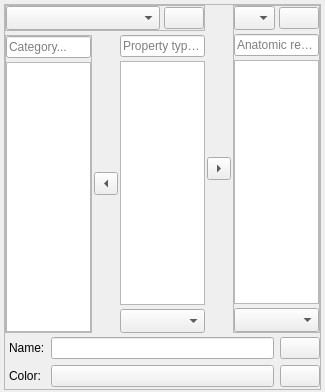
<?xml version="1.0" encoding="UTF-8"?>
<ui version="4.0">
 <class>qCjyxTerminologyNavigatorWidget</class>
 <widget class="qMRMLWidget" name="qCjyxTerminologyNavigatorWidget">
  <property name="geometry">
   <rect>
    <x>0</x>
    <y>0</y>
    <width>325</width>
    <height>392</height>
   </rect>
  </property>
  <property name="windowTitle">
   <string>qCjyxTerminologyNavigatorWidget</string>
  </property>
  <layout class="QGridLayout" name="gridLayout_2">
   <property name="leftMargin">
    <number>4</number>
   </property>
   <property name="topMargin">
    <number>4</number>
   </property>
   <property name="rightMargin">
    <number>4</number>
   </property>
   <property name="bottomMargin">
    <number>2</number>
   </property>
   <property name="spacing">
    <number>4</number>
   </property>
   <item row="3" column="1">
    <widget class="QFrame" name="frame_TerminologyEntry">
     <property name="sizePolicy">
      <sizepolicy hsizetype="Preferred" vsizetype="Expanding">
       <horstretch>0</horstretch>
       <verstretch>0</verstretch>
      </sizepolicy>
     </property>
     <property name="frameShape">
      <enum>QFrame::StyledPanel</enum>
     </property>
     <property name="frameShadow">
      <enum>QFrame::Raised</enum>
     </property>
     <layout class="QGridLayout" name="gridLayout_3">
      <property name="leftMargin">
       <number>0</number>
      </property>
      <property name="topMargin">
       <number>0</number>
      </property>
      <property name="rightMargin">
       <number>0</number>
      </property>
      <property name="bottomMargin">
       <number>2</number>
      </property>
      <property name="horizontalSpacing">
       <number>2</number>
      </property>
      <property name="verticalSpacing">
       <number>4</number>
      </property>
      <item row="1" column="1" rowspan="3">
       <widget class="ctkExpandButton" name="CategoryExpandButton">
        <property name="checked">
         <bool>true</bool>
        </property>
        <property name="arrowType">
         <enum>Qt::LeftArrow</enum>
        </property>
       </widget>
      </item>
      <item row="0" column="3" rowspan="4">
       <widget class="ctkExpandButton" name="AnatomicalRegionExpandButton">
        <property name="checked">
         <bool>true</bool>
        </property>
        <property name="arrowType">
         <enum>Qt::RightArrow</enum>
        </property>
       </widget>
      </item>
      <item row="2" column="2">
       <widget class="QTableWidget" name="tableWidget_Type">
        <property name="editTriggers">
         <set>QAbstractItemView::NoEditTriggers</set>
        </property>
        <property name="tabKeyNavigation">
         <bool>false</bool>
        </property>
        <property name="selectionMode">
         <enum>QAbstractItemView::SingleSelection</enum>
        </property>
        <property name="selectionBehavior">
         <enum>QAbstractItemView::SelectRows</enum>
        </property>
        <property name="columnCount">
         <number>1</number>
        </property>
        <attribute name="horizontalHeaderVisible">
         <bool>false</bool>
        </attribute>
        <attribute name="horizontalHeaderStretchLastSection">
         <bool>true</bool>
        </attribute>
        <attribute name="verticalHeaderVisible">
         <bool>false</bool>
        </attribute>
        <column/>
       </widget>
      </item>
      <item row="1" column="2">
       <widget class="ctkSearchBox" name="SearchBox_Type">
        <property name="placeholderText">
         <string>Property type...</string>
        </property>
        <property name="showSearchIcon">
         <bool>true</bool>
        </property>
       </widget>
      </item>
      <item row="3" column="2">
       <widget class="ctkComboBox" name="ComboBox_TypeModifier">
        <property name="sizeAdjustPolicy">
         <enum>QComboBox::AdjustToMinimumContentsLengthWithIcon</enum>
        </property>
        <property name="defaultText">
         <string>Select type modifier...</string>
        </property>
       </widget>
      </item>
      <item row="0" column="4" rowspan="4">
       <widget class="QFrame" name="frame_AnatomicRegion">
        <property name="frameShape">
         <enum>QFrame::StyledPanel</enum>
        </property>
        <property name="frameShadow">
         <enum>QFrame::Raised</enum>
        </property>
        <layout class="QVBoxLayout" name="verticalLayout">
         <property name="spacing">
          <number>4</number>
         </property>
         <property name="leftMargin">
          <number>0</number>
         </property>
         <property name="topMargin">
          <number>0</number>
         </property>
         <property name="rightMargin">
          <number>0</number>
         </property>
         <property name="bottomMargin">
          <number>0</number>
         </property>
         <item>
          <layout class="QHBoxLayout" name="horizontalLayout_2">
           <property name="spacing">
            <number>4</number>
           </property>
           <item>
            <widget class="ctkComboBox" name="ComboBox_AnatomicContext">
             <property name="sizeAdjustPolicy">
              <enum>QComboBox::AdjustToMinimumContentsLengthWithIcon</enum>
             </property>
             <property name="defaultText">
              <string>Select anatomic region context...</string>
             </property>
            </widget>
           </item>
           <item>
            <widget class="QPushButton" name="pushButton_LoadAnatomicContext">
             <property name="sizePolicy">
              <sizepolicy hsizetype="Fixed" vsizetype="Fixed">
               <horstretch>0</horstretch>
               <verstretch>0</verstretch>
              </sizepolicy>
             </property>
             <property name="text">
              <string/>
             </property>
             <property name="icon">
              <iconset resource="../../../../../../Base/QTGUI/Resources/qCjyxBaseQTGUI.qrc">
               <normaloff>:/Icons/Small/CjyxAddData.png</normaloff>:/Icons/Small/CjyxAddData.png</iconset>
             </property>
             <property name="iconSize">
              <size>
               <width>21</width>
               <height>21</height>
              </size>
             </property>
            </widget>
           </item>
          </layout>
         </item>
         <item>
          <widget class="ctkSearchBox" name="SearchBox_AnatomicRegion">
           <property name="placeholderText">
            <string>Anatomic region...</string>
           </property>
           <property name="showSearchIcon">
            <bool>true</bool>
           </property>
          </widget>
         </item>
         <item>
          <widget class="QTableWidget" name="tableWidget_AnatomicRegion">
           <property name="editTriggers">
            <set>QAbstractItemView::NoEditTriggers</set>
           </property>
           <property name="tabKeyNavigation">
            <bool>false</bool>
           </property>
           <property name="selectionMode">
            <enum>QAbstractItemView::SingleSelection</enum>
           </property>
           <property name="selectionBehavior">
            <enum>QAbstractItemView::SelectRows</enum>
           </property>
           <property name="columnCount">
            <number>1</number>
           </property>
           <attribute name="horizontalHeaderVisible">
            <bool>false</bool>
           </attribute>
           <attribute name="horizontalHeaderStretchLastSection">
            <bool>true</bool>
           </attribute>
           <attribute name="verticalHeaderVisible">
            <bool>false</bool>
           </attribute>
           <column/>
          </widget>
         </item>
         <item>
          <widget class="ctkComboBox" name="ComboBox_AnatomicRegionModifier">
           <property name="sizeAdjustPolicy">
            <enum>QComboBox::AdjustToMinimumContentsLengthWithIcon</enum>
           </property>
           <property name="defaultText">
            <string>Select anatomic region modifier...</string>
           </property>
          </widget>
         </item>
        </layout>
       </widget>
      </item>
      <item row="0" column="0" colspan="3">
       <widget class="QFrame" name="frame">
        <property name="frameShape">
         <enum>QFrame::StyledPanel</enum>
        </property>
        <property name="frameShadow">
         <enum>QFrame::Raised</enum>
        </property>
        <layout class="QHBoxLayout" name="horizontalLayout">
         <property name="spacing">
          <number>4</number>
         </property>
         <property name="leftMargin">
          <number>0</number>
         </property>
         <property name="topMargin">
          <number>0</number>
         </property>
         <property name="rightMargin">
          <number>0</number>
         </property>
         <property name="bottomMargin">
          <number>0</number>
         </property>
         <item>
          <widget class="ctkComboBox" name="ComboBox_Terminology">
           <property name="sizeAdjustPolicy">
            <enum>QComboBox::AdjustToMinimumContentsLengthWithIcon</enum>
           </property>
           <property name="defaultText">
            <string>Select terminology...</string>
           </property>
          </widget>
         </item>
         <item>
          <widget class="QPushButton" name="pushButton_LoadTerminology">
           <property name="sizePolicy">
            <sizepolicy hsizetype="Fixed" vsizetype="Fixed">
             <horstretch>0</horstretch>
             <verstretch>0</verstretch>
            </sizepolicy>
           </property>
           <property name="text">
            <string/>
           </property>
           <property name="icon">
            <iconset resource="../../../../../../Base/QTGUI/Resources/qCjyxBaseQTGUI.qrc">
             <normaloff>:/Icons/Small/CjyxAddData.png</normaloff>:/Icons/Small/CjyxAddData.png</iconset>
           </property>
           <property name="iconSize">
            <size>
             <width>21</width>
             <height>21</height>
            </size>
           </property>
          </widget>
         </item>
        </layout>
       </widget>
      </item>
      <item row="1" column="0" rowspan="3">
       <widget class="QFrame" name="frame_Category">
        <property name="frameShape">
         <enum>QFrame::StyledPanel</enum>
        </property>
        <property name="frameShadow">
         <enum>QFrame::Raised</enum>
        </property>
        <layout class="QVBoxLayout" name="verticalLayout_2">
         <property name="spacing">
          <number>4</number>
         </property>
         <property name="leftMargin">
          <number>0</number>
         </property>
         <property name="topMargin">
          <number>0</number>
         </property>
         <property name="rightMargin">
          <number>0</number>
         </property>
         <property name="bottomMargin">
          <number>0</number>
         </property>
         <item>
          <widget class="ctkSearchBox" name="SearchBox_Category">
           <property name="placeholderText">
            <string>Category...</string>
           </property>
           <property name="showSearchIcon">
            <bool>true</bool>
           </property>
          </widget>
         </item>
         <item>
          <widget class="QTableWidget" name="tableWidget_Category">
           <property name="editTriggers">
            <set>QAbstractItemView::NoEditTriggers</set>
           </property>
           <property name="tabKeyNavigation">
            <bool>false</bool>
           </property>
           <property name="selectionMode">
            <enum>QAbstractItemView::MultiSelection</enum>
           </property>
           <property name="selectionBehavior">
            <enum>QAbstractItemView::SelectRows</enum>
           </property>
           <property name="columnCount">
            <number>1</number>
           </property>
           <attribute name="horizontalHeaderVisible">
            <bool>false</bool>
           </attribute>
           <attribute name="horizontalHeaderStretchLastSection">
            <bool>true</bool>
           </attribute>
           <attribute name="verticalHeaderVisible">
            <bool>false</bool>
           </attribute>
           <column/>
          </widget>
         </item>
        </layout>
       </widget>
      </item>
      <item row="4" column="0" colspan="5">
       <widget class="QFrame" name="frame_TerminologyOverride">
        <property name="frameShape">
         <enum>QFrame::NoFrame</enum>
        </property>
        <property name="frameShadow">
         <enum>QFrame::Raised</enum>
        </property>
        <layout class="QGridLayout" name="gridLayout_4">
         <property name="leftMargin">
          <number>4</number>
         </property>
         <property name="topMargin">
          <number>0</number>
         </property>
         <property name="rightMargin">
          <number>0</number>
         </property>
         <property name="bottomMargin">
          <number>0</number>
         </property>
         <item row="0" column="0">
          <widget class="QLabel" name="label_Name">
           <property name="text">
            <string>Name:</string>
           </property>
          </widget>
         </item>
         <item row="0" column="1">
          <widget class="QLineEdit" name="lineEdit_Name"/>
         </item>
         <item row="0" column="2">
          <widget class="QPushButton" name="pushButton_ResetName">
           <property name="text">
            <string/>
           </property>
           <property name="icon">
            <iconset resource="../qCjyxTerminologiesModuleWidgets.qrc">
             <normaloff>:/Icons/ResetProperty.png</normaloff>:/Icons/ResetProperty.png</iconset>
           </property>
          </widget>
         </item>
         <item row="1" column="0">
          <widget class="QLabel" name="label">
           <property name="text">
            <string>Color:</string>
           </property>
          </widget>
         </item>
         <item row="1" column="1">
          <widget class="ctkColorPickerButton" name="ColorPickerButton_RecommendedRGB">
           <property name="displayColorName">
            <bool>false</bool>
           </property>
          </widget>
         </item>
         <item row="1" column="2">
          <widget class="QPushButton" name="pushButton_ResetColor">
           <property name="text">
            <string/>
           </property>
           <property name="icon">
            <iconset resource="../qCjyxTerminologiesModuleWidgets.qrc">
             <normaloff>:/Icons/ResetProperty.png</normaloff>:/Icons/ResetProperty.png</iconset>
           </property>
          </widget>
         </item>
        </layout>
       </widget>
      </item>
     </layout>
    </widget>
   </item>
  </layout>
 </widget>
 <customwidgets>
  <customwidget>
   <class>qMRMLWidget</class>
   <extends>QWidget</extends>
   <header>qMRMLWidget.h</header>
   <container>1</container>
  </customwidget>
  <customwidget>
   <class>ctkColorPickerButton</class>
   <extends>QPushButton</extends>
   <header>ctkColorPickerButton.h</header>
  </customwidget>
  <customwidget>
   <class>ctkComboBox</class>
   <extends>QComboBox</extends>
   <header>ctkComboBox.h</header>
  </customwidget>
  <customwidget>
   <class>ctkExpandButton</class>
   <extends>QToolButton</extends>
   <header>ctkExpandButton.h</header>
  </customwidget>
  <customwidget>
   <class>ctkSearchBox</class>
   <extends>QLineEdit</extends>
   <header>ctkSearchBox.h</header>
  </customwidget>
 </customwidgets>
 <tabstops>
  <tabstop>SearchBox_Type</tabstop>
  <tabstop>tableWidget_Type</tabstop>
  <tabstop>ComboBox_TypeModifier</tabstop>
  <tabstop>SearchBox_AnatomicRegion</tabstop>
  <tabstop>tableWidget_AnatomicRegion</tabstop>
  <tabstop>ComboBox_AnatomicRegionModifier</tabstop>
  <tabstop>ComboBox_Terminology</tabstop>
  <tabstop>pushButton_LoadTerminology</tabstop>
  <tabstop>AnatomicalRegionExpandButton</tabstop>
  <tabstop>ComboBox_AnatomicContext</tabstop>
  <tabstop>pushButton_LoadAnatomicContext</tabstop>
  <tabstop>SearchBox_Category</tabstop>
  <tabstop>tableWidget_Category</tabstop>
  <tabstop>CategoryExpandButton</tabstop>
 </tabstops>
 <resources>
  <include location="../qCjyxTerminologiesModuleWidgets.qrc"/>
  <include location="../../../../../../Base/QTGUI/Resources/qCjyxBaseQTGUI.qrc"/>
 </resources>
 <connections>
  <connection>
   <sender>AnatomicalRegionExpandButton</sender>
   <signal>toggled(bool)</signal>
   <receiver>frame_AnatomicRegion</receiver>
   <slot>setVisible(bool)</slot>
   <hints>
    <hint type="sourcelabel">
     <x>221</x>
     <y>144</y>
    </hint>
    <hint type="destinationlabel">
     <x>264</x>
     <y>53</y>
    </hint>
   </hints>
  </connection>
  <connection>
   <sender>CategoryExpandButton</sender>
   <signal>toggled(bool)</signal>
   <receiver>frame_Category</receiver>
   <slot>setVisible(bool)</slot>
   <hints>
    <hint type="sourcelabel">
     <x>109</x>
     <y>158</y>
    </hint>
    <hint type="destinationlabel">
     <x>100</x>
     <y>63</y>
    </hint>
   </hints>
  </connection>
  <connection>
   <sender>CategoryExpandButton</sender>
   <signal>toggled(bool)</signal>
   <receiver>frame</receiver>
   <slot>setVisible(bool)</slot>
   <hints>
    <hint type="sourcelabel">
     <x>111</x>
     <y>110</y>
    </hint>
    <hint type="destinationlabel">
     <x>120</x>
     <y>34</y>
    </hint>
   </hints>
  </connection>
 </connections>
</ui>
